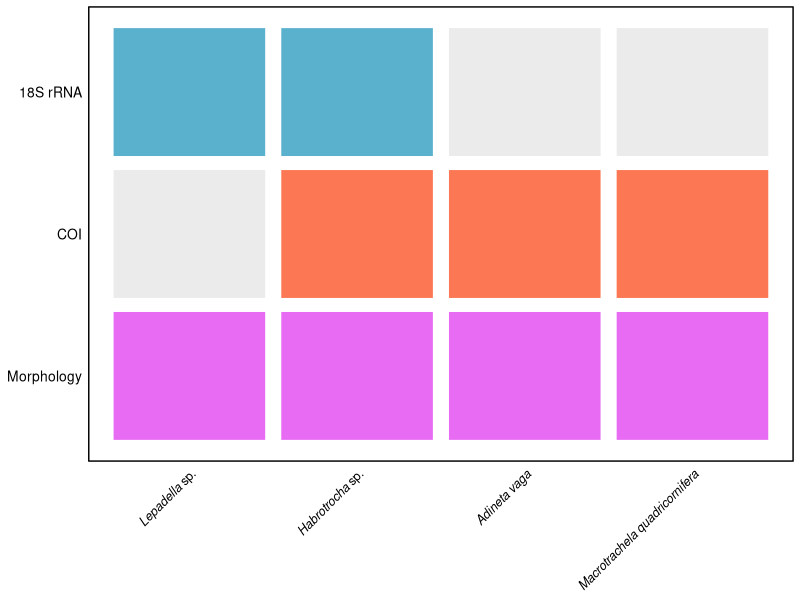

R code for this plot:
rm(list = ls())

########## Load required packages ##########
library(ggplot2)
library(dplyr)
library(tidyr)
library(ggtext)

########## Enter morphology and marker detection data ##########
morph_detect <- tibble::tribble(
  ~Taxon,                           ~Morphology, ~COI, ~`18S rRNA`,
  "Adineta vaga",                   1,           1,    0,
  "Macrotrachela quadricornifera",  1,           1,    0,
  "Habrotrocha sp.",                1,           1,    1,
  "Lepadella sp.",                  1,           0,    1
)

########## Prepare plotting data ##########
plot_data <- morph_detect %>%
  pivot_longer(
    cols = c(Morphology, COI, `18S rRNA`),
    names_to = "Method",
    values_to = "Detected"
  ) %>%
  mutate(
    Method = factor(
      Method,
      levels = c("Morphology", "COI", "18S rRNA")
    ),
    Taxon = factor(
      Taxon,
      levels = c(
        "Lepadella sp.",
        "Habrotrocha sp.",
        "Adineta vaga",
        "Macrotrachela quadricornifera"
      )
    ),
    Fill_group = ifelse(
      Detected == 1,
      as.character(Method),
      "Not detected"
    ),
    Fill_group = factor(
      Fill_group,
      levels = c(
        "Morphology",
        "COI",
        "18S rRNA",
        "Not detected"
      )
    )
  )

########## Plot settings ##########
method_cols <- c(
  "Morphology" = "#E76BF3",
  "COI" = "#FC7854",
  "18S rRNA" = "#5AB1CD",
  "Not detected" = "grey92"
)

taxon_labels <- c(
  "Adineta vaga" = "<i>Adineta vaga</i>",
  "Macrotrachela quadricornifera" =
    "<i>Macrotrachela quadricornifera</i>",
  "Habrotrocha sp." = "<i>Habrotrocha</i> sp.",
  "Lepadella sp." = "<i>Lepadella</i> sp."
)

########## Plot Figure 1E ##########
p1e <- ggplot(
  plot_data,
  aes(x = Taxon, y = Method, fill = Fill_group)
) +
  geom_tile(
    color = "white",
    linewidth = 0.9,
    width = 0.92,
    height = 0.92
  ) +
  scale_fill_manual(
    values = method_cols,
    name = NULL
  ) +
  scale_x_discrete(labels = taxon_labels) +
  labs(
    x = NULL,
    y = NULL
  ) +
  theme_bw(base_size = 11) +
  theme(
    panel.grid = element_blank(),
    panel.border = element_rect(
      color = "black",
      fill = NA,
      linewidth = 0.5
    ),
    axis.text.x = element_markdown(
      size = 9,
      color = "black",
      angle = 45,
      hjust = 1,
      vjust = 1
    ),
    axis.text.y = element_text(
      size = 10,
      color = "black"
    ),
    axis.ticks = element_blank(),
    plot.title = element_text(
      size = 11,
      face = "bold",
      hjust = 0
    ),
    plot.subtitle = element_text(
      size = 9,
      hjust = 0
    ),
    legend.position = "none",
    plot.margin = margin(5, 5, 5, 5)
  )

print(p1e)
